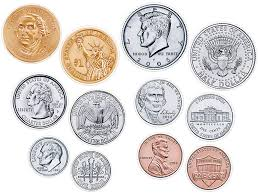
#> input picture coins.jpg, 259 x 194 px
$ python '7-3)color_histograms.py' --image coins.jpg
#> lines starting #> are read from the running program, lines starting #| are printed output that depends on the picture
from __future__ import print_function                                                      #파이썬 2와 3의 버전차이로 인해 생기는 문제방지 및 호환되도록 사용
from matplotlib import pyplot as plt                                                       #matplotlib- 파이썬에서 Matlab과 유사한 그래프 표시를 가능케 하는 라이브러리 / pyplot API - Matlab처럼 커맨드방식 API
import numpy as np                                                                         #numpy - 벡터, 행렬 연산 지원하는 라이브러리
import argparse                                                                            #아규먼트 입력을 위한 argparse
import cv2                                                                                 #Open CV2

ap = argparse.ArgumentParser()                                                             #아규먼트 받기위한 ap생성
ap.add_argument("-i", "--image", required = True, help = "Path to the image")              #입력 받으려는 인자의 조건 설정 ("호출 명령어", required(필수입력사항인가?), default(디폴트값), help(힌트))
args = vars(ap.parse_args())                                                               #딕셔너리 {'image' : '사진경로'} args변수에 저장

image = cv2.imread(args["image"])                                                          #args변수의 image에 대응하는 사진경로 불러와서 image 변수에 이미지 저장
#> image is the input picture: shape (194, 259, 3); mean B, G, R 211.3, 215, 221.4
cv2.imshow("Original", image)                                                              #Original 이름으로 image이미지 출력
cv2.waitKey(0)                                                                             #키 입력이 있을때 까지 대기

#########################################################################7-4
chans = cv2.split(image)                                                                   #이미지 색채널 분할
colors = ("b", "g", "r")                                                                   #튜플 colors에 ("b", "g", "r") 저장
plt.figure()                                                                               #그래프 그릴 창인 figure생성 / plt.figure(figsize=(9,9))처럼 최초 창의 크기설정도 가능
plt.title("'Flattened' Color Histogram")                                                   #그래프 title 설정
plt.xlabel("Bins")                                                                         #그래프 x축 label 설정
plt.ylabel("# of Pixels")                                                                  #그래프 y축 label 설정

for (chan, color) in zip(chans, colors):                                                   #
    hist = cv2.calcHist([chan], [0], None, [256], [0, 256])                                #Histogram 분석 함수(분석대상 이미지, 분석채널(x축의 대상). grayscale이면[0], color이면[0],[0,1]형태(1:Blue,2:Green,3:Red)
                                                                                           #                     , mask-이미지의 분석영역.None이면 전체영역, histSize-BINS값.[256], range-Range값.[0,256])
    plt.plot(hist, color = color)                                                          #hist값 그래프 그리기 / 각 color별
    plt.xlim([0, 256])                                                                     #x축의 최소값, 최대값 설정
#> this loop made 3 passes
#> color on passes 1 to 3: 'b', 'g', 'r'

########################################################################7-5
fig = plt.figure()                                                                         #그래프 그릴 창인 figure생성 / plt.figure(figsize=(9,9))처럼 최초 창의 크기설정도 가능

ax = fig.add_subplot(131)                                                                  #fig figure에 subplot 생성 ( 1X3 중 1번째 ) = (1,3,1)
hist = cv2.calcHist([chans[1], chans[0]], [0, 1], None, [32, 32], [0, 256, 0, 256])        #
p = ax.imshow(hist, interpolation = "nearest")                                             #
ax.set_title("2D Color Histogram for G and B")                                             #그래프 title 설정
plt.colorbar(p)                                                                            #

ax = fig.add_subplot(132)                                                                  #fig figure에 subplot 생성 ( 1X3 중 2번째 ) = (1,3,2)
hist = cv2.calcHist([chans[1], chans[2]], [0, 1], None, [32, 32], [0, 256, 0, 256])        #
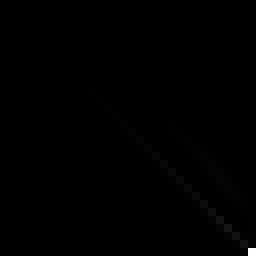
#> hist: shape (32, 32) float32 (shown 8 times larger); min 0, max 20887, mean 49.1; drawn with min black and max white
p = ax.imshow(hist, interpolation = "nearest")                                             #
ax.set_title("2D Color Histogram for G and R")                                             #그래프 title 설정
plt.colorbar(p)                                                                            #

ax = fig.add_subplot(133)                                                                  #fig figure에 subplot 생성 ( 1X3 중 3번째 ) = (1,3,3)
hist = cv2.calcHist([chans[0], chans[2]], [0, 1], None, [32, 32], [0, 256, 0, 256])        #
p = ax.imshow(hist, interpolation = "nearest")                                             #
ax.set_title("2D Color Histogram for B and R")                                             #그래프 title 설정
plt.colorbar(p)                                                                            #

print("2D histogram shape: {}, with {} values".format(                                     #
    hist.shape, hist.flatten().shape[0]))
#| 2D histogram shape: (32, 32), with 1024 values

#########################################################################7-6
hist = cv2.calcHist([image], [0, 1, 2], None, [8, 8, 8], [0, 256, 0, 256, 0, 256])         #
print("3D histogram shape: {}, with {} values".format(                                     #
    hist.shape, hist.flatten().shape[0]))
#| 3D histogram shape: (8, 8, 8), with 512 values
plt.show()                                                                                 #생성된 모든 figure 출력
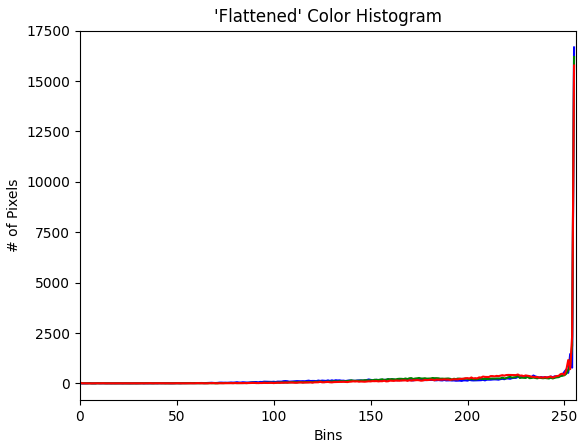
#> figure drawn by matplotlib, 1 panel; curve peaks at x = 255, y = 16670; curve peaks at x = 255, y = 16193; curve peaks at x = 255, y = 15770
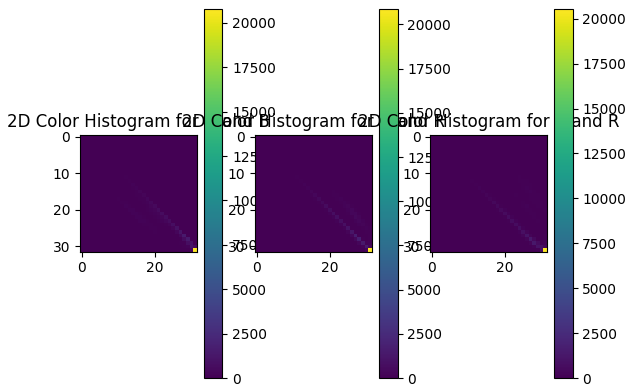
#> figure drawn by matplotlib, 6 panels

$ run again, on trex.PNG
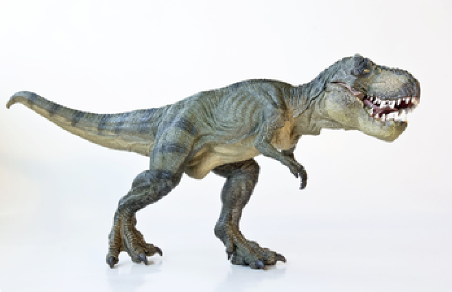
#> input picture trex.PNG, 452 x 292 px
#> image is the input picture: shape (292, 452, 3); mean B, G, R 215.8, 216.3, 214.8
#> the loop `for (chan, color) in zip(chans, colors):` made 3 passes
#> color on passes 1 to 3: 'b', 'g', 'r'
#| 2D histogram shape: (32, 32), with 1024 values
#| 3D histogram shape: (8, 8, 8), with 512 values
#> `plt.show()`:
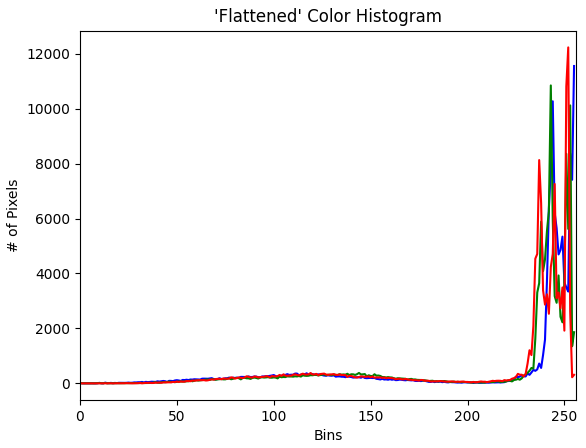
#> figure drawn by matplotlib, 1 panel; curve peaks at x = 255, y = 11550; curve peaks at x = 243, y = 10843; curve peaks at x = 252, y = 12227
